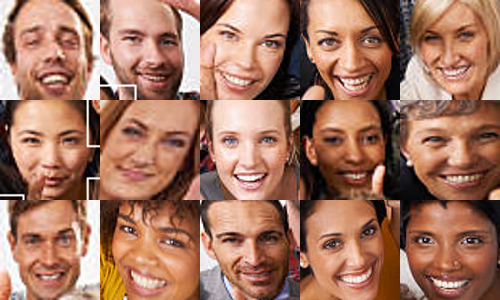
#> input picture face_grid/face_grid.png, 500 x 300 px, given as the content of the folder /input, which was not available
$ python main.py
#> lines starting #> are read from the running program, lines starting #| are printed output that depends on the picture; after the words box and inside, x2 and y2 are one past the last pixel; in counts of white or black regions, pixels touching at a corner belong together; pictures that were not available may be replaced by others from this repository, and a replacement may not be noted
# Importing necessary libraries and setting the path to the input image
import cv2
from os import walk
from collage import collage

path = '/input'

# Looping through all files in the path
for root, dirc, files in walk(path):
    for FileName in files:
        # Checking file format
        if FileName.endswith('.png') or FileName.endswith('.jpg'):
            # Saving the image filename and printing it
            input_image = FileName
            print(f'Loaded {input_image}')

# Reading the input image and converting it to grayscale
image = cv2.imread(path+'/'+input_image)
#> image is the input picture: shape (300, 500, 3); mean B, G, R 97.2, 117.3, 163.5
bw_img = cv2.cvtColor(image,cv2.COLOR_BGR2GRAY)
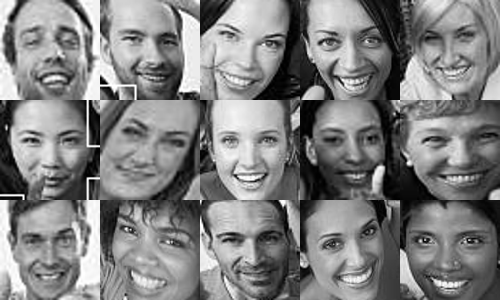
#> bw_img: shape (300, 500); min 0, max 255, mean 128.8

# Detecting coordinates of faces in the image using pre-trained classifier
trained_data = cv2.CascadeClassifier('haarcascade_frontalface_default.xml')
coordinates = trained_data.detectMultiScale(bw_img,minNeighbors = 9)
#> coordinates = 14 rows, first 6: [307, 105, 87, 87], [7, 107, 84, 84], [8, 208, 82, 82], [408, 6, 82, 82], [105, 6, 90, 90], [207, 7, 86, 86]

# Saving each detected face as an individual file and drawing a rectangle around the face on the original image
count = 1
path_output = '/saved_faces'
file_name = 'Face_'
for (x,y,w,h) in coordinates:
    face = image[y:y+h,x+12:(x-12)+w]
    faces = image[y:y+h,x:x+w]
    written = cv2.imwrite(f'{path_output}/{file_name}{str(count)}.png', faces)
    cv2.rectangle(image,(x , y),(x+w ,y+h),(255,255,255),1)
    count += 1

    # Appending detected face coordinates to a list for no specific use
    faces_detected = []
    faces_detected.append(coordinates)
#> this loop made 14 passes
#> (x, y, w, h) on passes 1 to 12: (307, 105, 87, 87), (7, 107, 84, 84), (8, 208, 82, 82), (408, 6, 82, 82), (105, 6, 90, 90), (207, 7, 86, 86), (203, 104, 93, 93), (203, 206, 89, 89), (7, 4, 90, 90), (303, 6, 92, 92), (105, 102, 94, 94), (399, 103, 93, 93)
#> pass 1, `face = image[y:y+h,x+12:(x-12)+w]`:
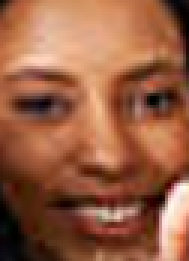
#> face: shape (87, 63, 3) (shown 3 times larger); mean B, G, R 66.8, 94.3, 151.5
#> pass 1, `faces = image[y:y+h,x:x+w]`:
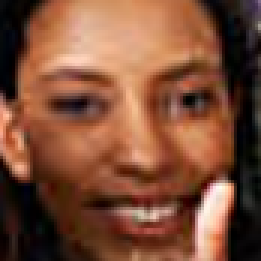
#> faces: shape (87, 87, 3) (shown 3 times larger); mean B, G, R 55.8, 78.1, 125.5
#> pass 2, `face = image[y:y+h,x+12:(x-12)+w]`:
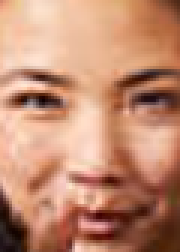
#> face: shape (84, 60, 3) (shown 3 times larger); mean B, G, R 113.1, 139.2, 193.3
#> pass 2, `faces = image[y:y+h,x:x+w]`:
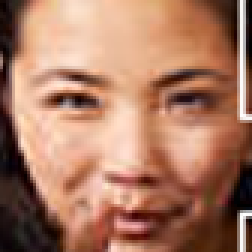
#> faces: shape (84, 84, 3) (shown 3 times larger); mean B, G, R 99.2, 122, 170.4
#> after the loop:
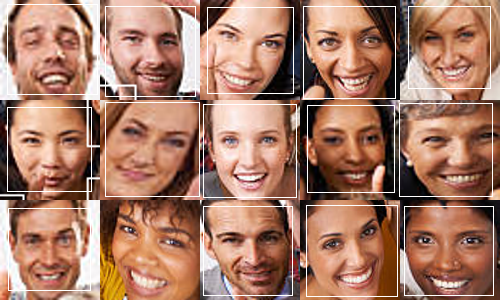
#> image: shape (300, 500, 3); 3.31% of pixels changed, all inside (x1, y1, x2, y2) = (7, 4, 494, 297)
#> after the loop, count = 15

# Creating a list of all saved faces filenames
file_names = list()
path = '/saved_faces'
for root, dirc, files in walk(path):
    for FileName in files:
        if FileName.endswith('.png') and FileName.startswith('Face_'):
            file_names.append(FileName)

# Displaying the original image with detected faces and waiting for user input
while True:
    cv2.namedWindow('faces',cv2.WINDOW_NORMAL)
    cv2.resizeWindow('faces',940,610)
    cv2.imshow('faces',image)
    key = cv2.waitKey()
#> (key Esc is pressed here)
    #waiting for the key Q
    if key == 81 or key == 113:
        break

# Printing the number of detected and saved faces and their [filenames]
if written:
    print(f'recorded and saved {count-1} faces\n{file_names}')

    # Creating a grid of all saved face images using the collage function
    grid_path = '/face_grid'
    collage(path_output,grid_path,'face_grid')
